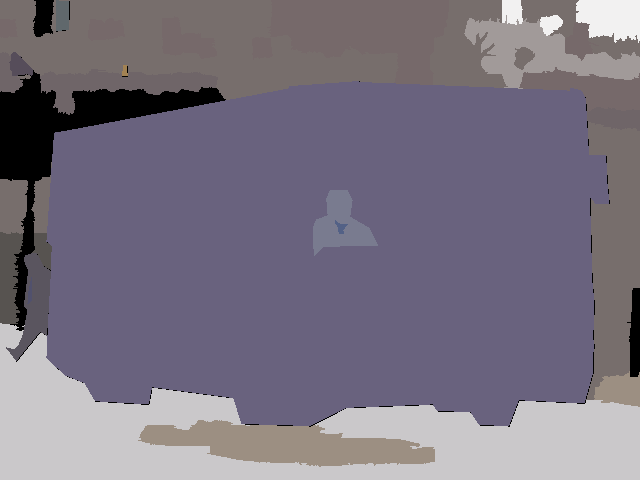
#> input picture Superpixel_methods/data/cocoval_gt/000000002006.png, 640 x 480 px, found by its file name; its folder holds only this picture in this run
$ python labels.py
#> lines starting #> are read from the running program, lines starting #| are printed output that depends on the picture
import numpy as np
import os
import matplotlib.pyplot as plt
from scipy.io import savemat

for segmentations in os.listdir("./cocoval_gt"):

    seg = plt.imread("./cocoval_gt/" + segmentations)
#> seg is the input picture: shape (480, 640, 3) float32; mean R, G, B 0.473, 0.446, 0.505


    if seg.shape[0] == 1:
        img = np.repeat(img, 3, axis = 0)

    seg_img_encoded = seg[..., 0] * 256 * 256 + seg[..., 1] * 256 + seg[..., 2]
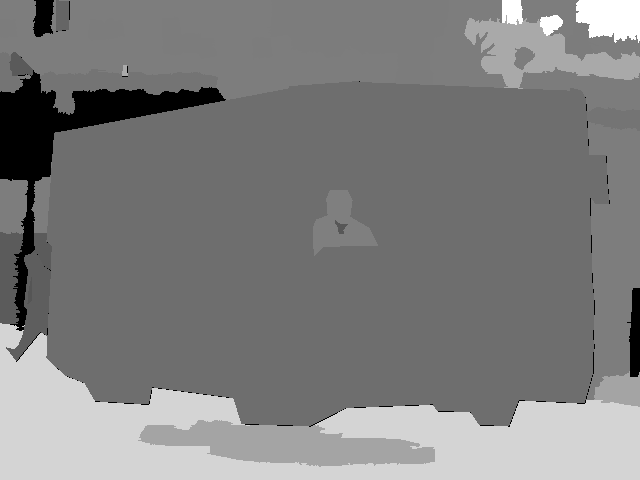
#> seg_img_encoded: shape (480, 640) float32; min 0, max 62437.8, mean 31109.9; drawn with min black and max white
    labels = np.zeros(seg_img_encoded.shape, dtype=np.int32)

    unique_classes = np.unique(seg_img_encoded)
#> unique_classes = 17 values from 0 to 62437.8
    for i, unique_class in enumerate(unique_classes):
        if i >= 50: break
        labels[seg_img_encoded == unique_class] = i
#> this loop made 17 passes
#> unique_class on passes 1 to 12: 0, 20899.1, 21429.2, 22180, 22443, 23216.1, 24777.2, 27084.3, 28629.2, 30432.3, 30694.3, 31221.5
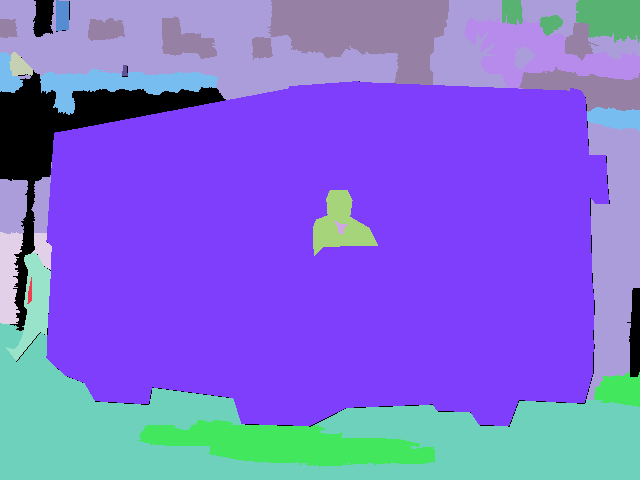
#> labels: shape (480, 640) int32; 17 distinct labels, from 0 to 16; one colour per label, 0 black

    # save labels as .mat
    dest_gt = './cocoval_mat/'+segmentations[0:-4]+'.mat'
    savemat(dest_gt, {'label': labels})

$ run again, on Superpixel_methods/data/cocoval_gt/000000006213.png
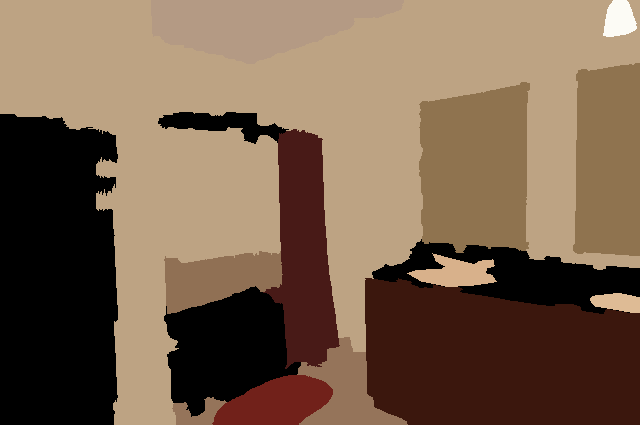
#> input picture Superpixel_methods/data/cocoval_gt/000000006213.png, 640 x 425 px, found by its file name
#> seg is the input picture: shape (425, 640, 3) float32; mean R, G, B 0.477, 0.383, 0.301
#> `seg_img_encoded = seg[..., 0] * 256 * 256 + seg[..., 1] * 256 + seg[....`:
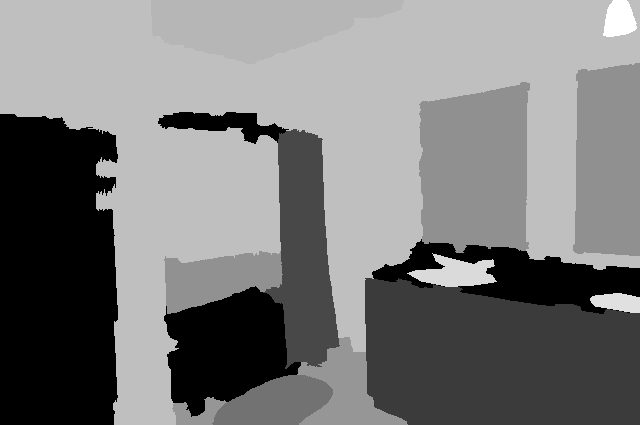
#> seg_img_encoded: shape (425, 640) float32; min 0, max 65017.9, mean 31309.9; drawn with min black and max white
#> unique_classes = [0, 15186.4, 18530.5, 29074.7, 36867.3, 37121.3, 38410.4, 46415.8, 48737.9, 55691.1, 57243.2, 65017.9]
#> the loop `for i, unique_class in enumerate(unique_classes):` made 12 passes
#> unique_class on passes 1 to 8: 0, 15186.4, 18530.5, 29074.7, 36867.3, 37121.3, 38410.4, 46415.8
#> after the loop `for i, unique_class in enumerate(unique_classes):`:
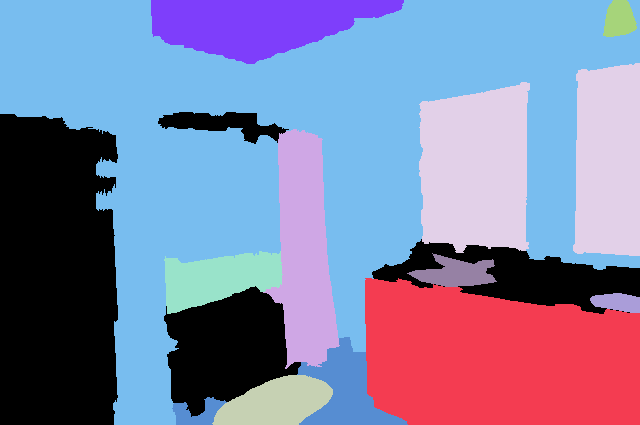
#> labels: shape (425, 640) int32; 12 distinct labels, from 0 to 11; one colour per label, 0 black

$ run again, on Superpixel_methods/data/cocoval_gt/000000012120.png
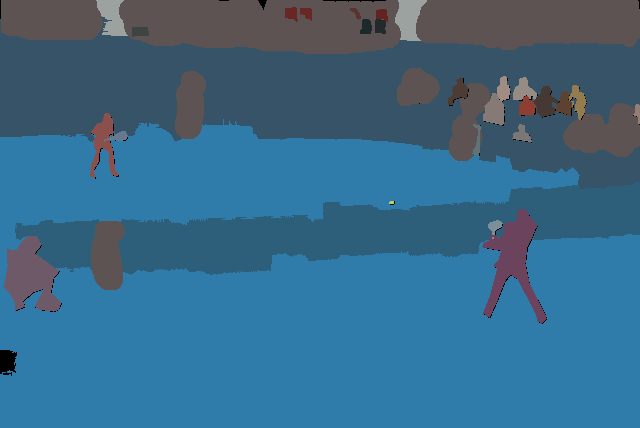
#> input picture Superpixel_methods/data/cocoval_gt/000000012120.png, 640 x 428 px, found by its file name
#> seg is the input picture: shape (428, 640, 3) float32; mean R, G, B 0.223, 0.413, 0.536
#> `seg_img_encoded = seg[..., 0] * 256 * 256 + seg[..., 1] * 256 + seg[....`:
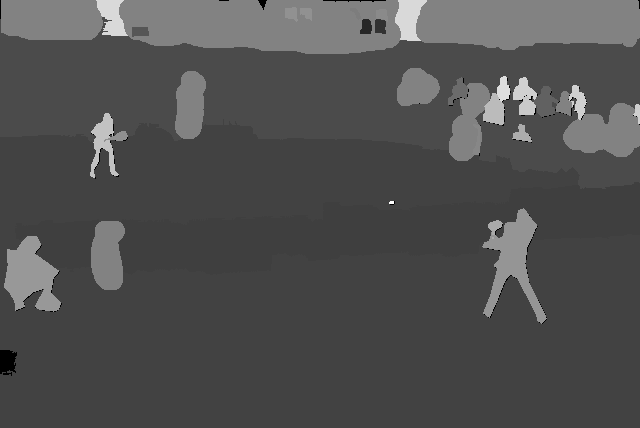
#> seg_img_encoded: shape (428, 640) float32; min 0, max 46986, mean 14766.7; drawn with min black and max white
#> unique_classes = 30 values from 0 to 46986
#> the loop `for i, unique_class in enumerate(unique_classes):` made 30 passes
#> unique_class on passes 1 to 8: 0, 7238.4, 9294.5, 11660, 12203.3, 13961.9, 16002.8, 18047.7
#> after the loop `for i, unique_class in enumerate(unique_classes):`:
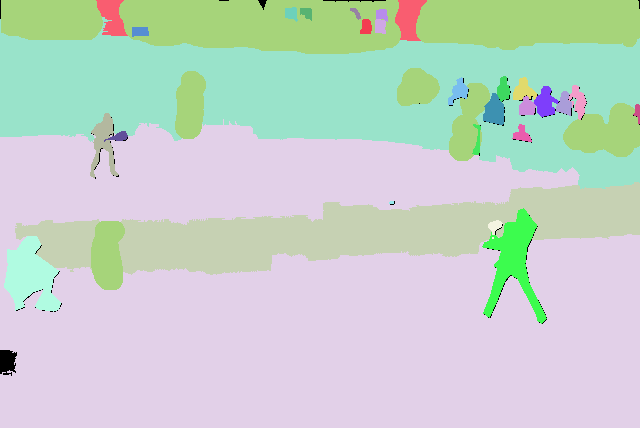
#> labels: shape (428, 640) int32; 30 distinct labels, from 0 to 29; one colour per label, 0 black

$ run again, on Superpixel_methods/data/cocoval_gt/000000012639.png
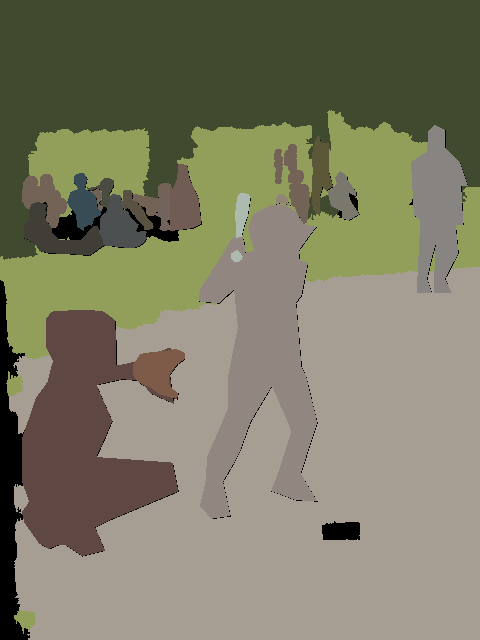
#> input picture Superpixel_methods/data/cocoval_gt/000000012639.png, 480 x 640 px, found by its file name
#> seg is the input picture: shape (640, 480, 3) float32; mean R, G, B 0.492, 0.485, 0.399
#> `seg_img_encoded = seg[..., 0] * 256 * 256 + seg[..., 1] * 256 + seg[....`:
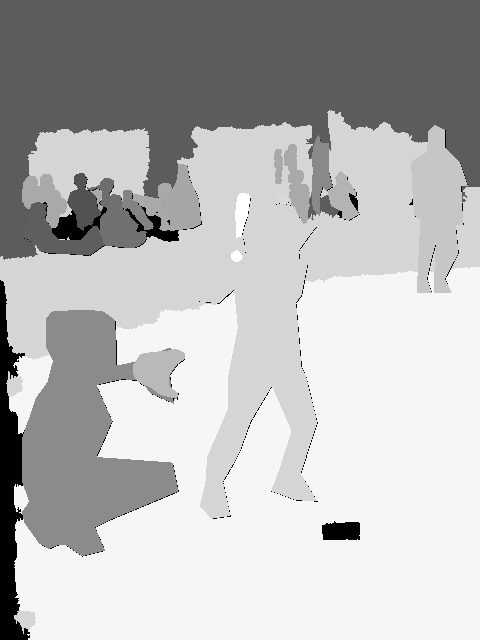
#> seg_img_encoded: shape (640, 480) float32; min 0, max 44649.1, mean 32324.7; drawn with min black and max white
#> unique_classes = 20 values from 0 to 44649.1
#> the loop `for i, unique_class in enumerate(unique_classes):` made 20 passes
#> unique_class on passes 1 to 8: 0, 14468.9, 16265.7, 16510.7, 19094.8, 19869.9, 22954.9, 23988.9
#> after the loop `for i, unique_class in enumerate(unique_classes):`:
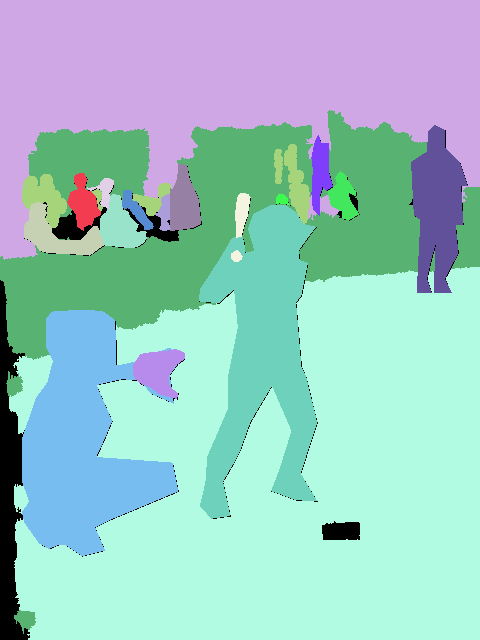
#> labels: shape (640, 480) int32; 20 distinct labels, from 0 to 19; one colour per label, 0 black

$ run again, on Superpixel_methods/data/cocoval_gt/000000002153.png
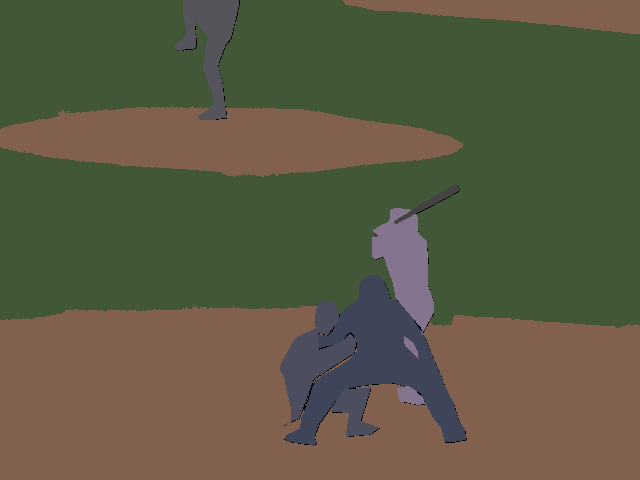
#> input picture Superpixel_methods/data/cocoval_gt/000000002153.png, 640 x 480 px, found by its file name
#> seg is the input picture: shape (480, 640, 3) float32; mean R, G, B 0.359, 0.35, 0.266
#> `seg_img_encoded = seg[..., 0] * 256 * 256 + seg[..., 1] * 256 + seg[....`:
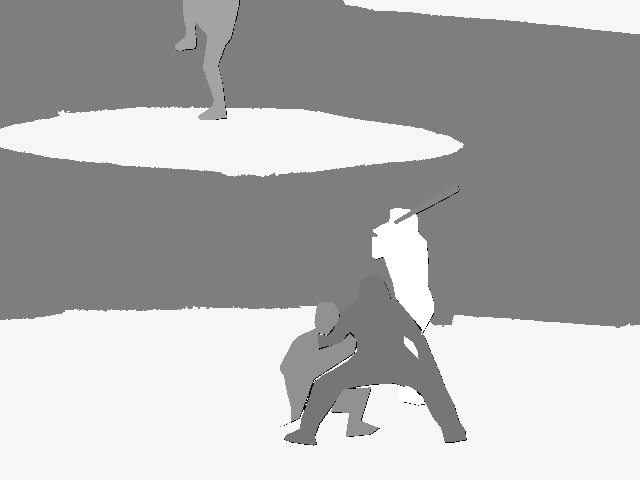
#> seg_img_encoded: shape (480, 640) float32; min 0, max 34298.5, mean 23619.8; drawn with min black and max white
#> unique_classes = [0, 16003.9, 17048.8, 17799.8, 19611, 21930, 33250.2, 34298.5]
#> the loop `for i, unique_class in enumerate(unique_classes):` made 8 passes
#> unique_class on passes 1 to 8: 0, 16003.9, 17048.8, 17799.8, 19611, 21930, 33250.2, 34298.5
#> after the loop `for i, unique_class in enumerate(unique_classes):`:
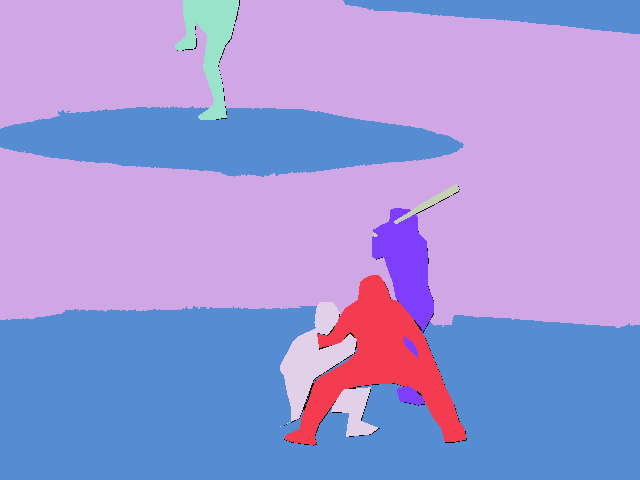
#> labels: shape (480, 640) int32; 8 distinct labels, from 0 to 7; one colour per label, 0 black
